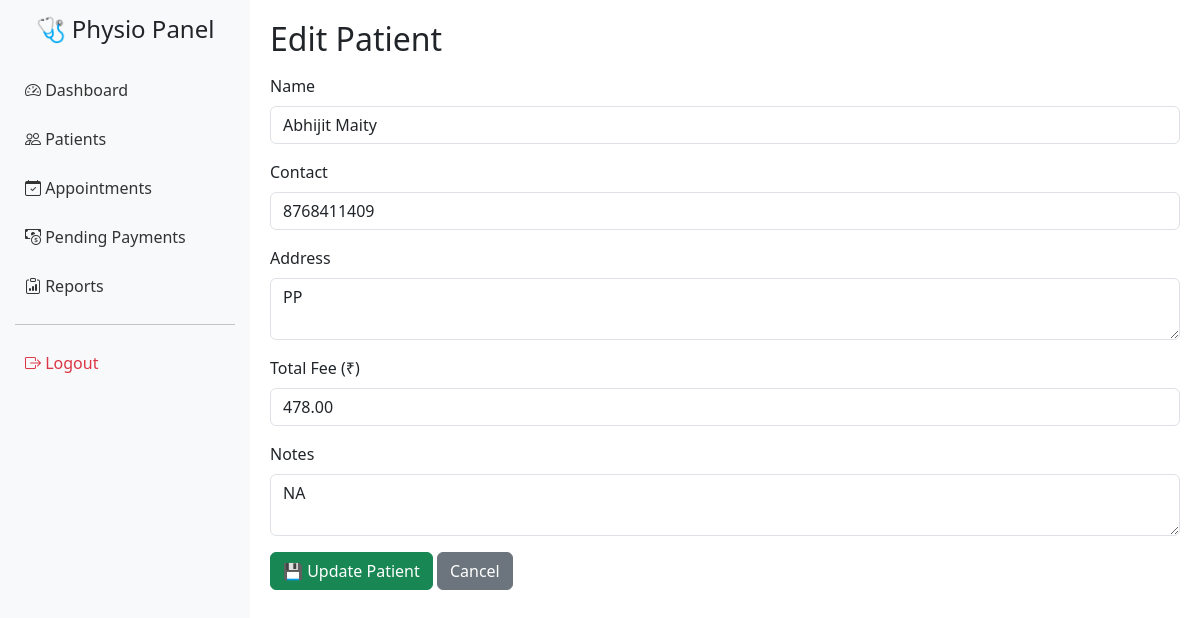
The page /patients/edit/2/ (signed in) on the database its author committed.
### core/models.py (models this page shows, shortened)
class Patient(models.Model):
    STATUS_CHOICES = [
        ('New', 'New'),
        ('Regular', 'Regular'),
        ('Critical', 'Critical'),
    ]
    name = models.CharField(max_length=100)
    contact = models.CharField(max_length=15)
    address = models.TextField(blank=True, null=True)
    medical_notes = models.TextField(blank=True, null=True)
    status = models.CharField(max_length=10, choices=STATUS_CHOICES, default='New')
    total_fee = models.DecimalField(max_digits=8, decimal_places=2, default=0)
    pending_fee = models.DecimalField(max_digits=8, decimal_places=2, default=0)
    notes = models.TextField(blank=True, null=True)

### core/views.py (the view, shortened to what this page needs)
# urls.py: path('patients/edit/<int:patient_id>/', views.edit_patient, name='edit_patient'),
@login_required
def edit_patient(request, patient_id):
    patient = get_object_or_404(Patient, id=patient_id)
    return render(request, 'edit_patient.html', {'patient': patient})

### templates/edit_patient.html (shortened to what this page needs)
{% extends 'base.html' %}
{% block content %}
<h2>Edit Patient</h2>
<form method="POST" class="mt-3">
    <div class="mb-3">
        <label class="form-label">Name</label>
        <input type="text" name="name" class="form-control" value="{{ patient.name }}" required>
    </div>
    <div class="mb-3">
        <label class="form-label">Contact</label>
        <input type="text" name="contact" class="form-control" value="{{ patient.contact }}" required>
    </div>
    <div class="mb-3">
        <label class="form-label">Address</label>
        <textarea name="address" class="form-control" rows="2">{{ patient.address }}</textarea>
    </div>
    <div class="mb-3">
        <label class="form-label">Total Fee (₹)</label>
        <input type="number" name="total_fee" class="form-control" value="{{ patient.total_fee }}" required>
    </div>
    <div class="mb-3">
        <label class="form-label">Notes</label>
        <textarea name="notes" class="form-control" rows="2">{{ patient.notes }}</textarea>
    </div>
    <button class="btn btn-success">💾 Update Patient</button>
    <a href="{% url 'patients' %}" class="btn btn-secondary">Cancel</a>
</form>
{% endblock %}

### templates/base.html (style rules this page uses)
body { display: flex; }

### rows shown on the page
Patient: name "Abhijit Maity", contact "8768411409", address "PP", total_fee "478.00", notes "NA"
